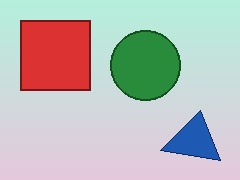
#> input picture sample_images/sample_01_untouched.jpg, 240 x 180 px; its folder holds only this picture in this run
$ python run_evaluation.py
#> lines starting #> are read from the running program, lines starting #| are printed output that depends on the picture
#> (reads sample_images/manifest.json from the repository)
### src/validation.py
"""Upload validation and decompression safeguards.

Per architecture.md:
- Enforce 10 MiB byte-size limit before decoding.
- Detect actual image format; do not rely on extensions or MIME types.
- Restrict to supported formats: JPEG, PNG, WEBP.
- Enforce 40 MP maximum pixel area and single-frame policy.
- Sanitize original filename for display only (never use as a filesystem path).
"""

import io
from pathlib import PurePath
import re
from typing import Optional, Tuple
import warnings
from PIL import Image, UnidentifiedImageError

from src.config import (
    MAX_IMAGE_PIXELS,
    MAX_UPLOAD_SIZE_BYTES,
    SUPPORTED_FORMATS,
)
from src.exceptions import (
    AnimatedImageError,
    FileTooLargeError,
    ImageDecodeError,
    ImageDimensionsError,
    UnsupportedFormatError,
)

# Explicitly configure Pillow global decompression bomb safeguards to 40 MP
Image.MAX_IMAGE_PIXELS = MAX_IMAGE_PIXELS


def validate_upload_size(data: bytes) -> None:
    """Validate that upload bytes do not exceed the size limit.

    Args:
        data: Raw uploaded file bytes.

    Raises:
        FileTooLargeError: If payload exceeds MAX_UPLOAD_SIZE_BYTES.
    """
    size = len(data)
    if size > MAX_UPLOAD_SIZE_BYTES:
        max_mib = MAX_UPLOAD_SIZE_BYTES // (1024 * 1024)
        raise FileTooLargeError(
            f"Uploaded file size ({size:,} bytes) exceeds maximum size limit of "
            f"{MAX_UPLOAD_SIZE_BYTES:,} bytes ({max_mib} MiB)."
        )


def sanitize_filename(filename: Optional[str]) -> str:
    """Sanitize user-provided filename strictly for display purposes.

    WARNING: This output MUST NOT be used to construct disk paths or shell commands.

    Args:
        filename: Client-supplied filename or None.

    Returns:
        Safe display basename.
    """
    if filename is None:
        return "unnamed_image"

    raw = str(filename).strip()
    if not raw:
        return "unnamed_image"

    # Normalize Windows and Unix path separators and extract terminal component
    raw = raw.replace("\\", "/")
    basename = PurePath(raw).name.strip()

    # Strip control characters, null bytes, and leading/trailing dots/spaces
    sanitized = re.sub(r"[\x00-\x1f\x7f-\x9f]", "", basename).strip(" .")

    if not sanitized:
        return "unnamed_image"

    # Enforce safe length limit for display to prevent UI layout breakage or buffer bloat
    if len(sanitized) > 255:
        p = PurePath(sanitized)
        ext = p.suffix[:20]
        stem_max = max(1, 255 - len(ext))
        sanitized = p.stem[:stem_max] + ext

    return sanitized


def inspect_and_validate_image(data: bytes) -> Tuple[str, Tuple[int, int], str, int]:
    """Inspect and validate image format, dimensions, frame count, and integrity.

    Args:
        data: Raw image bytes (must already be size-validated).

    Returns:
        Tuple containing:
        - normalized format (e.g. 'JPEG', 'PNG', 'WEBP')
        - (width, height)
        - color mode string (e.g. 'RGB')
        - frame count (integer, guaranteed to be 1 for valid single frames)

    Raises:
        ImageDimensionsError: If dimensions exceed MAX_IMAGE_PIXELS or trigger bomb limits.
        UnsupportedFormatError: If format is not in SUPPORTED_FORMATS.
        AnimatedImageError: If image contains multiple frames.
        ImageDecodeError: If image bytes are truncated, corrupt, or unparseable.
    """
    if not data:
        raise ImageDecodeError("Uploaded file is empty (0 bytes).")

    try:
        stream = io.BytesIO(data)
        with Image.open(stream) as im:
#> im is the input picture: PIL image 240x180 RGB; mean R, G, B 185.2, 186.1, 183.3
            raw_format = im.format
            if not raw_format:
                raise ImageDecodeError("Unable to detect image container format.")

            norm_format = raw_format.upper()
            if norm_format == "JPG":
                norm_format = "JPEG"

            # Check supported formats
            if norm_format not in SUPPORTED_FORMATS:
                raise UnsupportedFormatError(
                    f"Unsupported image format '{norm_format}'. "
                    f"Allowed formats are: {', '.join(SUPPORTED_FORMATS)}."
                )

            # Check dimensions & pixel area
            width, height = im.size
            if width <= 0 or height <= 0:
                raise ImageDimensionsError(f"Invalid image dimensions: {width}x{height}.")

            pixel_count = width * height
            if pixel_count > MAX_IMAGE_PIXELS:
                raise ImageDimensionsError(
                    f"Image resolution {width}x{height} ({pixel_count:,} pixels) "
                    f"exceeds maximum allowed limit of {MAX_IMAGE_PIXELS:,} pixels."
                )

            # Check single-frame policy
            frame_count = getattr(im, "n_frames", 1)
#> frame_count = 1
            if frame_count > 1:
                raise AnimatedImageError(
                    f"Multi-frame or animated images are not supported in MVP "
                    f"(detected {frame_count} frames)."
                )

            # Ensure image pixels are decodable and not truncated
            im.load()
            mode = im.mode

            return norm_format, (width, height), mode, frame_count

    except (Image.DecompressionBombError, Image.DecompressionBombWarning) as e:
        raise ImageDimensionsError(
            f"Image exceeds safe decompression limits: {e}"
        ) from e
    except (UnsupportedFormatError, AnimatedImageError, ImageDimensionsError):
        raise
    except (UnidentifiedImageError, OSError, SyntaxError, ValueError) as e:
        raise ImageDecodeError(
            f"Failed to decode image data. The file may be corrupt or malformed: {e}"
        ) from e

### src/image_facts.py
"""Extraction and construction of FileFacts evidence identity.

Orchestrates size check, original-byte hashing, filename sanitization,
and safe image property extraction.
"""

from datetime import datetime, timezone
from typing import Optional

from src.integrity import compute_integrity_hashes, compute_sha256
from src.models import FileFacts
from src.validation import (
    inspect_and_validate_image,
    sanitize_filename,
    validate_upload_size,
)


def extract_file_facts(data: bytes, original_filename: Optional[str] = None) -> FileFacts:
    """Extract verifiable facts from original uploaded image bytes.

    Execution order:
    1. Validate size constraint (10 MiB) before decode.
    2. Compute cryptographic hashes (SHA-256, SHA-1, MD5) from exact original bytes before any transformations.
    3. Sanitize original filename strictly for display.
    4. Decode and validate format, dimensions, mode, and single-frame requirement.
    5. Construct and return immutable FileFacts object.

    Args:
        data: Raw uploaded bytes.
        original_filename: User-supplied filename or None.

    Returns:
        FileFacts object populated with verified evidence properties.

    Raises:
        FileTooLargeError: If payload exceeds 10 MiB.
        UnsupportedFormatError: If image container is not JPEG, PNG, or WEBP.
        ImageDimensionsError: If resolution exceeds 40 MP or fails decompression bomb checks.
        AnimatedImageError: If image contains multiple frames.
        ImageDecodeError: If bytes are corrupt or cannot be parsed.
    """
    # 1. Byte size validation before decode
    validate_upload_size(data)

    # 2. Cryptographic digests over exact original bytes
    hashes = compute_integrity_hashes(data)

    # 3. Sanitize display filename
    display_filename = sanitize_filename(original_filename)

    # 4. Safe image inspection and decoding checks
    detected_format, (width, height), mode, frame_count = inspect_and_validate_image(data)
#> detected_format = 'JPEG'; width = 240; height = 180; mode = 'RGB'; frame_count = 1

    # 5. Timestamp in ISO 8601 UTC
    now_utc = datetime.now(timezone.utc).isoformat()

    return FileFacts(
        original_filename_display=display_filename,
        sha256=hashes["sha256"],
        sha1=hashes["sha1"],
        md5=hashes["md5"],
        size_bytes=len(data),
        detected_format=detected_format,
        width=width,
        height=height,
        mode=mode,
        frame_count=frame_count,
        analysis_timestamp_utc=now_utc,
    )

### src/metadata.py
"""Metadata extraction, normalization, and privacy suppression.

Per architecture.md and rules.md:
- Extract EXIF metadata safely using Pillow's built-in EXIF parser.
- Distinguish absent metadata from extraction failure. Missing metadata is NOT a manipulation signal.
- Suppress exact GPS coordinates by default to preserve privacy.
- Convert all values (including IFDRational, tuples, bytes) to JSON-serializable types.
- Editing software tags are treated as exploratory review cues, never definitive forgery verdicts.
"""

import io
from typing import Any, Dict, List, Optional
from PIL import Image, UnidentifiedImageError
from PIL.ExifTags import GPSTAGS, IFD, TAGS

from src.config import METADATA_NOTICE
from src.exceptions import MetadataExtractionError
from src.models import MethodResult, MethodStatus

# Known image manipulation/editing software keywords for exploratory review cues
KNOWN_EDITORS = (
    "photoshop",
    "gimp",
    "lightroom",
    "paint.net",
    "canva",
    "snapseed",
    "pixlr",
    "affinity",
    "corel",
    "pixelmator",
)

# GPS tags to suppress when privacy protection is active
GPS_SENSITIVE_TAGS = {
    "GPSLatitude",
    "GPSLongitude",
    "GPSAltitude",
    "GPSDestLatitude",
    "GPSDestLongitude",
    "GPSPosition",
}


# [33 lines left out: function _normalize_value, not called in this run]


def extract_metadata(data: bytes, suppress_gps: bool = True) -> MethodResult:
    """Extract and normalize EXIF metadata from raw image bytes.

    Args:
        data: Raw image bytes.
        suppress_gps: Whether to suppress exact GPS coordinates (default: True).

    Returns:
        MethodResult containing structured observations, warnings, and limitations.

    Raises:
        MetadataExtractionError: Only if critical parsing failure occurs.
    """
#> called with suppress_gps = True
    raw_tags: Dict[str, Any] = {}
    warnings: List[str] = []
    limitations: List[str] = [
        METADATA_NOTICE,
        "The absence of metadata is common across social media platforms and does not indicate tampering.",
        "EXIF metadata can be easily modified, inserted, or stripped using standard photo tools.",
    ]
    parameters: Dict[str, Any] = {"gps_suppressed": suppress_gps}

    try:
        with Image.open(io.BytesIO(data)) as im:
            exif = im.getexif()

            has_exif = bool(exif and len(exif) > 0)
#> has_exif = False
            gps_present = False
            make: Optional[str] = None
            model: Optional[str] = None
            software: Optional[str] = None
            datetime_original: Optional[str] = None
            orientation: Optional[Any] = None
            iso: Optional[int] = None
            exposure_time: Optional[str] = None
            f_number: Optional[str] = None
            focal_length: Optional[str] = None

            # [54 lines left out: functions _to_float, _parse_tag, not called in this run]

            if has_exif:
                # 1. Root EXIF tags
                for tag_id, value in exif.items():
                    tag_name = TAGS.get(tag_id, str(tag_id))
                    norm_val = _normalize_value(value)
                    raw_tags[tag_name] = norm_val
                    _parse_tag(tag_name, norm_val)

                # 2. Exif sub-IFD (DateTimeOriginal, LensModel, exposure settings, etc.)
                try:
                    exif_ifd = exif.get_ifd(IFD.Exif)
                    for sub_tag_id, sub_value in exif_ifd.items():
                        sub_tag_name = TAGS.get(sub_tag_id, str(sub_tag_id))
                        norm_sub_val = _normalize_value(sub_value)
                        raw_tags[sub_tag_name] = norm_sub_val
                        _parse_tag(sub_tag_name, norm_sub_val)
                except Exception:
                    # Non-fatal if sub-IFD is malformed
                    pass

                # 3. GPS sub-IFD
                try:
                    gps_ifd = exif.get_ifd(IFD.GPSInfo)
                    if gps_ifd and len(gps_ifd) > 0:
                        gps_present = True
                        for gps_tag_id, gps_val in gps_ifd.items():
                            gps_tag_name = GPSTAGS.get(gps_tag_id, str(gps_tag_id))
                            if not suppress_gps or gps_tag_name not in GPS_SENSITIVE_TAGS:
                                raw_tags[f"GPS_{gps_tag_name}"] = _normalize_value(gps_val)
                except Exception:
                    pass

            # Check top-level GPS tag if not yet detected
            if not gps_present and exif is not None and (IFD.GPSInfo in exif or 34853 in exif):
                gps_present = True

            # Privacy handling for GPS
            gps_coordinates: Optional[Dict[str, Any]] = None
            if gps_present and suppress_gps:
                # Ensure no sensitive GPS tags leaked into raw_tags
                raw_tags = {
                    k: v
                    for k, v in raw_tags.items()
                    if not any(k.endswith(sens) or k == sens for sens in GPS_SENSITIVE_TAGS)
                }
                warnings.append(
                    "Geotagging metadata detected. Exact GPS coordinates have been suppressed to protect privacy."
                )
            elif gps_present and not suppress_gps:
                warnings.append(
                    "Geotagging metadata detected. GPS coordinates have been unsuppressed per examiner request."
                )
                try:
                    gps_ifd = exif.get_ifd(IFD.GPSInfo)
                    lat_val = gps_ifd.get(2)
                    lat_ref = str(gps_ifd.get(1, "N")).strip().upper()
                    lon_val = gps_ifd.get(4)
                    lon_ref = str(gps_ifd.get(3, "E")).strip().upper()

                    # [7 lines left out: function _dms_to_deg, not called in this run]

                    if lat_val and lon_val:
                        lat_deg = _dms_to_deg(lat_val)
                        if lat_ref == "S":
                            lat_deg = -lat_deg
                        lon_deg = _dms_to_deg(lon_val)
                        if lon_ref == "W":
                            lon_deg = -lon_deg
                        gps_coordinates = {
                            "latitude": round(lat_deg, 6),
                            "longitude": round(lon_deg, 6),
                            "formatted": f"{abs(lat_deg):.4f}° {lat_ref}, {abs(lon_deg):.4f}° {lon_ref}",
                        }
                except Exception:
                    pass

            # Check software tag for review cues
            if software:
                soft_lower = software.lower()
                for editor in KNOWN_EDITORS:
                    if editor in soft_lower:
                        warnings.append(
                            f"Software tag indicates an editor ('{software}') was recorded. "
                            f"This is a review cue regarding processing history, not proof of forgery."
                        )
                        break

            # Formulate clear, non-verdict summary
            if has_exif:
                device_info = f" ({make} {model})".strip() if (make or model) else ""
                summary = f"EXIF metadata present{device_info} with {len(raw_tags)} tag(s) extracted."
            else:
                summary = "No EXIF metadata found. Many cameras, web services, and apps routinely strip metadata."

            observations: Dict[str, Any] = {
                "has_exif": has_exif,
                "make": make,
                "model": model,
                "software": software,
                "datetime_original": datetime_original,
                "orientation": orientation,
                "iso": iso,
                "exposure_time": exposure_time,
                "f_number": f_number,
                "focal_length": focal_length,
                "gps_present": gps_present,
                "gps_coordinates": gps_coordinates,
                "raw_tags": raw_tags,
            }

            return MethodResult(
                method_id="metadata",
                status=MethodStatus.COMPLETED,
                summary=summary,
                observations=observations,
                warnings=warnings,
                limitations=limitations,
                parameters=parameters,
            )

    except (UnidentifiedImageError, OSError, SyntaxError) as e:
        return MethodResult(
            method_id="metadata",
            status=MethodStatus.FAILED,
            summary=f"Could not read metadata: {e}",
            observations={"has_exif": False, "error": str(e)},
            warnings=["Metadata parser failed to read image container."],
            limitations=limitations,
            parameters=parameters,
        )

### src/ela.py
"""JPEG Error Level Analysis (ELA) implementation.

Per architecture.md, rules.md, and ADR-003:
- ELA is strictly limited to validated JPEG input; PNG/WebP return NOT_APPLICABLE.
- Uses standard working recompression quality (default: 90) and amplification (default: 10x).
- Computes per-pixel absolute channel difference and clamps to valid RGB range.
- Derived artifact is labeled exploratory; NO binary verdict or tampering score is emitted.
"""

import io
from typing import Any, Dict, List, Optional
import numpy as np
from PIL import Image

from src.config import (
    DEFAULT_ELA_AMPLIFICATION,
    DEFAULT_ELA_QUALITY,
    ELA_NOTICE,
)
from src.exceptions import AnalysisMethodError
from src.models import MethodResult, MethodStatus


def compute_ela(
    data: bytes,
    detected_format: str,
    quality: int = DEFAULT_ELA_QUALITY,
    amplification: int = DEFAULT_ELA_AMPLIFICATION,
) -> MethodResult:
    """Compute JPEG Error Level Analysis on image bytes.

    Args:
        data: Raw image bytes.
        detected_format: Validated container format (e.g. 'JPEG', 'PNG', 'WEBP').
        quality: JPEG recompression quality setting (default: 90).
        amplification: Difference scaling factor for display (default: 10).

    Returns:
        MethodResult containing metrics, visualization PNG artifact, and limitations.
    """
#> called with detected_format = 'JPEG', quality = 90, amplification = 10
    safe_quality = max(1, min(100, int(quality)))
    safe_amplification = max(0, int(amplification))
    norm_fmt = detected_format.upper()
    parameters: Dict[str, Any] = {
        "quality": safe_quality,
        "amplification": safe_amplification,
    }
    limitations: List[str] = [
        ELA_NOTICE,
        "ELA is an exploratory visualization and cannot provide a definitive authenticity or forgery verdict.",
        "Variations in error level occur naturally across high-frequency edges, solid fields, and complex textures.",
        "Resaving or recompressing an image repeatedly reduces global error levels.",
    ]

    # Enforce JPEG-only eligibility policy (ADR-003)
    if norm_fmt not in ("JPEG", "JPG"):
        return MethodResult(
            method_id="ela",
            status=MethodStatus.NOT_APPLICABLE,
            summary=(
                f"Error Level Analysis is only applicable to JPEG images. "
                f"Input format '{detected_format}' does not use lossy discrete cosine transform compression."
            ),
            observations={"eligible": False, "detected_format": detected_format},
            warnings=[
                f"ELA skipped: Format '{detected_format}' is not eligible for JPEG recompression analysis."
            ],
            limitations=limitations,
            parameters=parameters,
            artifact_bytes=None,
        )

    try:
        # 1. Decode original into RGB working representation
        with Image.open(io.BytesIO(data)) as im:
            orig_rgb = im.convert("RGB")
            width, height = orig_rgb.size

        # 2. Re-encode working copy at documented quality
        recompressed_buf = io.BytesIO()
        orig_rgb.save(
            recompressed_buf,
            format="JPEG",
            quality=safe_quality,
            optimize=False,
            progressive=False,
            )
        recompressed_buf.seek(0)

        # 3. Decode recompressed working copy
        with Image.open(recompressed_buf) as recomp_im:
            recomp_rgb = recomp_im.convert("RGB")

        # 4. Compute per-pixel channel differences using NumPy
        orig_arr = np.array(orig_rgb, dtype=np.int16)
        recomp_arr = np.array(recomp_rgb, dtype=np.int16)
        diff_arr = np.abs(orig_arr - recomp_arr)
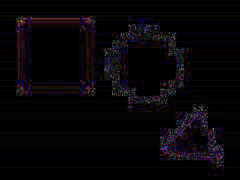
#> diff_arr: shape (180, 240, 3) int16; mean R, G, B 1, 0.7, 1; drawn with min black and max white

        # 5. Calculate descriptive metrics (strictly converted to native Python types)
        mean_diff = float(np.mean(diff_arr))
#> mean_diff = 0.911
        max_diff = int(np.max(diff_arr))
#> max_diff = 33
        min_diff = int(np.min(diff_arr))
#> min_diff = 0

        # 6. Amplify differences and clamp to valid 8-bit range
        amplified_arr = np.clip(diff_arr * safe_amplification, 0, 255).astype(np.uint8)
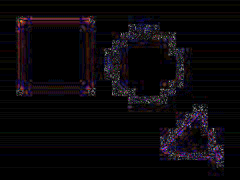
#> amplified_arr: shape (180, 240, 3); mean R, G, B 9.9, 7.1, 10.3
        ela_image = Image.fromarray(amplified_arr, mode="RGB")

        # 7. Encode derived visual artifact as PNG bytes
        artifact_buf = io.BytesIO()
        ela_image.save(artifact_buf, format="PNG")
        artifact_bytes = artifact_buf.getvalue()

        summary = (
            f"Error Level Analysis visualization generated with recompression quality {safe_quality} "
            f"and amplification {safe_amplification}x."
        )

        observations: Dict[str, Any] = {
            "eligible": True,
            "quality": safe_quality,
            "amplification": safe_amplification,
            "width": width,
            "height": height,
            "mean_difference": round(mean_diff, 4),
            "max_difference": max_diff,
            "min_difference": min_diff,
        }
#> observations = {'eligible': True, 'quality': 90, 'amplification': 10, 'width': 240, 'height': 180, 'mean_difference': 0.911, 'max_difference': 33, 'min_difference': 0}
#> (the rest of the program and of its run is left out)
